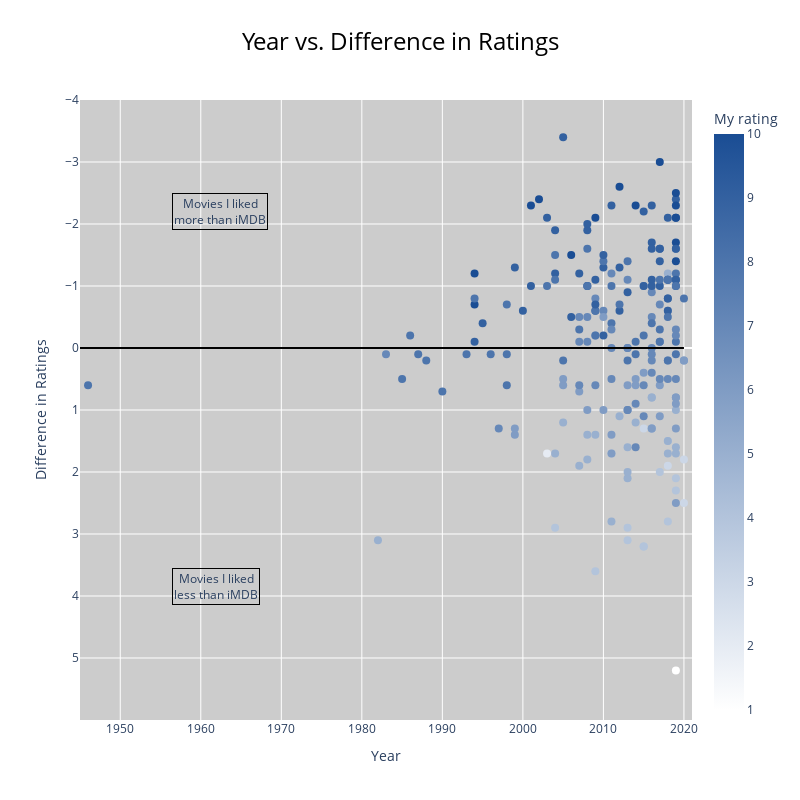

Write notebook code for a chart like this one.
### Code cell
# Scatter2
# year vs diff in ratings
# make plot square
fig = go.Figure(data=go.Scatter(x=df['Year'],
                    y=df['Diff in ratings'],
                    mode='markers',
                    # marker_color=df['Runtime (mins)'],
                    marker=dict(
                        size=8,
                        color=df['Your Rating'],
                        colorscale=[[0, 'rgb(255,255,255)'], [1, 'rgb(26,77,148)']],
                        showscale=True,
                        colorbar=dict(
                            title="My rating"
                        ),
                        cmin=df['Your Rating'].min(),
                        cmax=df['Your Rating'].max(),
                        cmid=df['Your Rating'].mean()
                    ),
                    hovertemplate=df['Title'].astype(str)+' (' +df['Year'].astype(str) + ' film)'+
                    '<br><b>IMDb Rating</b>: '+df['IMDb Rating'].astype(str)+'<br>'+
                    '<b>My Rating</b>: '+df['Your Rating'].astype(str)+'<br>'+
                    '<b>Difference</b>: %{y}'+'<extra></extra>'
                ))
fig.update_layout(
    plot_bgcolor='#cccccc',
    title=dict(
        text='Year vs. Difference in Ratings',
        font=dict(
            size=24,
            color='#000000'
        ),
        x=.5
    ),
    xaxis=dict(
        title='Year',
        range=[df['Year'].min() - 1, df['Year'].max() + 1]
    ),
    yaxis=dict(
        title='Difference in Ratings',
        range=[math.ceil(df['Diff in ratings'].max()), math.floor(df['Diff in ratings'].min())],
        tickvals=[i for i in range(math.floor(df['Diff in ratings'].min()),
                                    math.ceil(df['Diff in ratings'].max()))]
    ),
    width=800,
    height=800,
    shapes=[dict(type='line',
                    x0=0,
                    y0=0,
                    x1=df['Year'].max(),
                    y1=0,
                    line=dict(
                        color='black',
                        width=2
                    ))],
    annotations=[
            go.layout.Annotation(
                text='Movies I liked<br>more than iMDB',
                align='center',
                showarrow=False,
                xref='paper',
                yref='paper',
                x=.15,
                y=.85,
                bordercolor='black',
                borderwidth=1
            ),
            go.layout.Annotation(
                text='Movies I liked<br>less than iMDB',
                align='center',
                showarrow=False,
                xref='paper',
                yref='paper',
                x=.15,
                y=.185,
                bordercolor='black',
                borderwidth=1
            )
        ]
)
fig.show()
# plotly.offline.plot(fig, filename='3-13-20-scatter2.html')
# Originally run with 'https://github.com/ethanfuerst/imdb_ratings/blob/226cfa35e9f54639c2e5a042ac60bea2a2ffc0f7/ratings.csv'
# pio.write_html(fig, file='3-3-20-scatter2.html', auto_open=True)
# fig.write_image("3-13-20-scatter2.png")

### Figure 1 — Plotly figure (JSON) as saved in the notebook; plotly's stock layout.template omitted (floating-point values rounded to 4 significant figures; data arrays with more than 128 entries replaced by an {"elided": "..."} marker saying what was removed)
{"data": [{"hovertemplate": {"elided": "209 str values"}, "marker": {"cmax": 10, "cmid": 7.206, "cmin": 1, "color": {"elided": "209 int values"}, "colorbar": {"title": {"text": "My rating"}}, "colorscale": [[0, "rgb(255,255,255)"], [1, "rgb(26,77,148)"]], "showscale": true, "size": 8}, "mode": "markers", "type": "scatter", "x": {"elided": "209 int values"}, "y": {"elided": "209 float values"}}], "layout": {"annotations": [{"align": "center", "bordercolor": "black", "borderwidth": 1, "showarrow": false, "text": "Movies I liked<br>more than iMDB", "x": 0.15, "xref": "paper", "y": 0.85, "yref": "paper"}, {"align": "center", "bordercolor": "black", "borderwidth": 1, "showarrow": false, "text": "Movies I liked<br>less than iMDB", "x": 0.15, "xref": "paper", "y": 0.185, "yref": "paper"}], "height": 800, "plot_bgcolor": "#cccccc", "shapes": [{"line": {"color": "black", "width": 2}, "type": "line", "x0": 0, "x1": 2020, "y0": 0, "y1": 0}], "title": {"font": {"color": "#000000", "size": 24}, "text": "Year vs. Difference in Ratings", "x": 0.5}, "width": 800, "xaxis": {"range": [1945, 2021], "title": {"text": "Year"}}, "yaxis": {"range": [6, -4], "tickvals": [-4, -3, -2, -1, 0, 1, 2, 3, 4, 5], "title": {"text": "Difference in Ratings"}}}}
